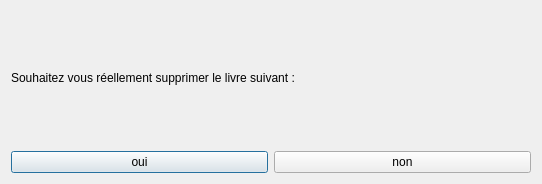
<?xml version="1.0" encoding="UTF-8"?>
<ui version="4.0">
 <class>ConfirmDeleteDialog</class>
 <widget class="QDialog" name="ConfirmDeleteDialog">
  <property name="geometry">
   <rect>
    <x>0</x>
    <y>0</y>
    <width>542</width>
    <height>184</height>
   </rect>
  </property>
  <property name="windowTitle">
   <string>Dialog</string>
  </property>
  <layout class="QVBoxLayout" name="verticalLayout_2">
   <item>
    <layout class="QVBoxLayout" name="top_v_layout">
     <item>
      <widget class="QLabel" name="top_label">
       <property name="text">
        <string>Souhaitez vous réellement supprimer le livre suivant : </string>
       </property>
      </widget>
     </item>
    </layout>
   </item>
   <item>
    <layout class="QHBoxLayout" name="horizontalLayout"/>
   </item>
   <item>
    <layout class="QHBoxLayout" name="bottom_h_layout">
     <item>
      <widget class="QPushButton" name="yes_button">
       <property name="text">
        <string>oui</string>
       </property>
      </widget>
     </item>
     <item>
      <widget class="QPushButton" name="no_button">
       <property name="text">
        <string>non</string>
       </property>
      </widget>
     </item>
    </layout>
   </item>
  </layout>
 </widget>
 <resources/>
 <connections/>
</ui>
